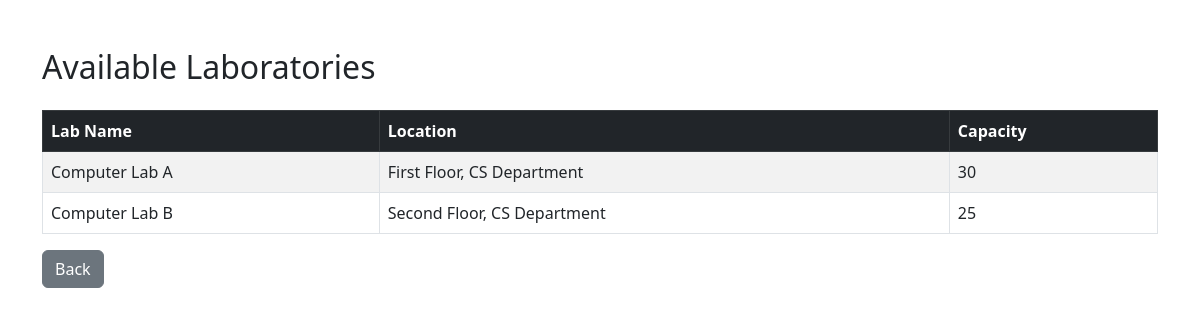
Page /Lecturer/view_lab.php (signed in) on the committed database.
### tables this page shows
CREATE TABLE laboratories (
    lab_id INT AUTO_INCREMENT PRIMARY KEY,
    lab_name VARCHAR(100) NOT NULL,
    location VARCHAR(100) NOT NULL,
    capacity INT NOT NULL,
    status ENUM('available', 'occupied', 'maintenance') DEFAULT 'available'
);

### Lecturer/view_lab.php (the view, shortened to what this page needs)
<?php
include '../db_connect.php';
$result = $conn->query("SELECT * FROM laboratories");
?>
<!DOCTYPE html>
<html lang="en">
<head>
    <link href="https://cdn.jsdelivr.net/npm/bootstrap@5.3.0/dist/css/bootstrap.min.css" rel="stylesheet">
</head>
<body class="container mt-5">
<h2 class="mb-4">Available Laboratories</h2>
<table class="table table-bordered table-striped">
    <thead class="table-dark">
        <tr>
            <th>Lab Name</th>
            <th>Location</th>
            <th>Capacity</th>
        </tr>
    </thead>
    <tbody>
        <?php while ($row = $result->fetch_assoc()) { ?>
        <tr>
            <td><?= htmlspecialchars($row['lab_name']) ?></td>
            <td><?= htmlspecialchars($row['location']) ?></td>
            <td><?= htmlspecialchars($row['capacity']) ?></td>
        </tr>
        <?php } ?>
    </tbody>
</table>
<a href="lecturer_dashboard.php" class="btn btn-secondary">Back</a>
</body>
</html>

### rows in the picture
laboratories: lab_name "Computer Lab A", location "First Floor, CS Department", capacity "30"
laboratories: lab_name "Computer Lab B", location "Second Floor, CS Department", capacity "25"
